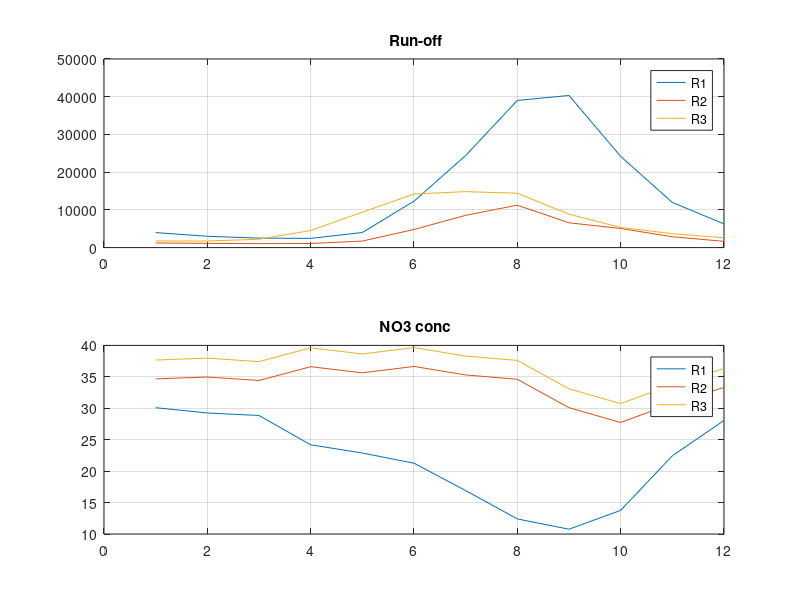

Write the MATLAB code that produced this figure. (Note: this script raises an error after producing the figure.)
clear all
close all

% In this programm the monthly data for river runoff are written into a
% netcdf file

% data from the Mekong River Commission (2005): mean monthly value btw 1960
% and 2004, m3/s
debit_at_kratie=[3620  2730 2290 2220 3640 11200 22200 35500 36700 22000 10900 5710]
debit_mekong=100/91*debit_at_kratie

% data from Annales de Géographie, Pardé, 1938: average over 1912-1935.
% mean : 3917m3/s
debit_redriv=[1229 1125 1052 1089 1735 4802 8557 11243 6573 5065 2875 1657]

% data from wikipedia for Xi at wuzhou
debit_wuzhou= [1761 1743 2216 4527 9384 14211 14835 14410 8853 5346 3687 2605]
%debit_wuzhou=/mean(debit_wuzhou)

temp_src0=[11 9 9 12 20 20 24 25 21 18 13 12];
temp_src=[temp_src0;temp_src0+2;temp_src0+2.8];

salt_src0=[8 3 5 1 5 3 2 1 4 2 1 2];
salt_src=[salt_src0;salt_src0+2;salt_src0+2.8];

no3_src00=[30.09  29.25  28.85  24.19  22.88  21.26  16.91  12.4  10.76  13.76  22.44  28.06]
no3_src01=[34.67  34.97  34.42  36.61  35.64  36.65  35.3  34.61  30.09  27.74  30.76  33.32]
no3_src02=no3_src01+3;
no3_src=[no3_src00;no3_src01;no3_src02];

qbar_name= ['R1';'R2';'R3'];
A=[debit_mekong;debit_redriv;debit_wuzhou]

figure
subplot(211)
plot(A')
legend(qbar_name)
grid on; box on
title(['\bf Run-off'])

subplot(212)
hold on
plot(no3_src')
legend(qbar_name)
grid on; box on
title(['\bf NO3 conc'])

nw_id = netcdf.create('croco_runoff_monthly.nc', 'NC_CLOBBER');
% Dimension 
did_qbar_time = netcdf.defDim(nw_id, 'qbar_time', 12);
did_n_qbar = netcdf.defDim(nw_id, 'n_qbar', 3);
did_runoffname_StrLen = netcdf.defDim(nw_id, 'runoffname_StrLen', 2);

% Variable and Attribute
vid_qbar_time = netcdf.defVar(nw_id, 'qbar_time', 'NC_DOUBLE', did_qbar_time);
% [conv] línea ncchar duplicada omitida
% [conv] línea ncchar duplicada omitida
netcdf.putAtt(nw_id, netcdf.inqVarID(nw_id, 'qbar_time'), 'cycle_length', 360);

vid_temp_src_time = netcdf.defVar(nw_id, 'temp_src_time', 'NC_DOUBLE', did_qbar_time);
% [conv] línea ncchar duplicada omitida
% [conv] línea ncchar duplicada omitida
netcdf.putAtt(nw_id, netcdf.inqVarID(nw_id, 'temp_src_time'), 'cycle_length', 360);

vid_salt_src_time = netcdf.defVar(nw_id, 'salt_src_time', 'NC_DOUBLE', did_qbar_time);
% [conv] línea ncchar duplicada omitida
% [conv] línea ncchar duplicada omitida
netcdf.putAtt(nw_id, netcdf.inqVarID(nw_id, 'salt_src_time'), 'cycle_length', 360);

vid_no3_src_time = netcdf.defVar(nw_id, 'no3_src_time', 'NC_DOUBLE', did_qbar_time);
% [conv] línea ncchar duplicada omitida
% [conv] línea ncchar duplicada omitida
netcdf.putAtt(nw_id, netcdf.inqVarID(nw_id, 'no3_src_time'), 'cycle_length', 360);

vid_Qbar = netcdf.defVar(nw_id, 'Qbar', 'NC_DOUBLE', [did_qbar_time, did_n_qbar]);
% [conv] línea ncchar duplicada omitida
% [conv] línea ncchar duplicada omitida

vid_temp_src = netcdf.defVar(nw_id, 'temp_src', 'NC_DOUBLE', [did_qbar_time, did_n_qbar]);
% [conv] línea ncchar duplicada omitida
% [conv] línea ncchar duplicada omitida

vid_salt_src = netcdf.defVar(nw_id, 'salt_src', 'NC_DOUBLE', [did_qbar_time, did_n_qbar]);
% [conv] línea ncchar duplicada omitida
% [conv] línea ncchar duplicada omitida

vid_NO3_src = netcdf.defVar(nw_id, 'NO3_src', 'NC_DOUBLE', [did_qbar_time, did_n_qbar]);
% [conv] línea ncchar duplicada omitida
% [conv] línea ncchar duplicada omitida

vid_runoff_name = netcdf.defVar(nw_id, 'runoff_name', 'NC_CHAR', [did_runoffname_StrLen, did_n_qbar]);
% [conv] línea ncchar duplicada omitida
%%result = endef(nw);

% Fill th value
%
netcdf.putVar(nw_id, netcdf.inqVarID(nw_id, 'qbar_time'), [15:30:365]);
netcdf.putVar(nw_id, netcdf.inqVarID(nw_id, 'temp_src_time'), [15:30:365]);
netcdf.putVar(nw_id, netcdf.inqVarID(nw_id, 'salt_src_time'), [15:30:365]);
netcdf.putVar(nw_id, netcdf.inqVarID(nw_id, 'no3_src_time'), [15:30:365]);
netcdf.putVar(nw_id, netcdf.inqVarID(nw_id, 'Qbar'), A.*10');
netcdf.putVar(nw_id, netcdf.inqVarID(nw_id, 'temp_src'), temp_src);
netcdf.putVar(nw_id, netcdf.inqVarID(nw_id, 'salt_src'), salt_src);
netcdf.putVar(nw_id, netcdf.inqVarID(nw_id, 'NO3_src'), no3_src);
netcdf.putVar(nw_id, netcdf.inqVarID(nw_id, 'runoff_name'), qbar_name);
netcdf.close(nw_id);
  
%Localisation des points source :

R_i= [32 36 28];
R_j= [20 14 33];
grdfile='CROCO_FILES/croco_grd.nc';
[lat, lon, mask]=oct_read_latlonmask(grdfile,'r');

figure
pcolor(mask)
hold on
plot(R_i,R_j,'or')
